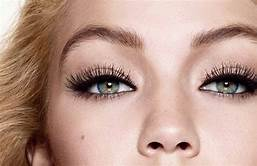
#> input picture esercizio iniziale/img/occhi1.png, 257 x 166 px, found by its file name
$ jupyter execute 'prova_immagine (1).ipynb'
#> lines starting #> are read from the running program, lines starting #| are printed output that depends on the picture
[cell 1]
#LIBRERIE
import numpy as np
import matplotlib.pyplot as plt
#trasformiamo i dati da uno spazio di dimensioni elevate a uno spazio di dimensioni ridotte
#con una perdita minima di informazioni e rimuovendo anche la ridondanza nel set di dati.
from sklearn.decomposition import PCA
import cv2

#lINEARIZZO L'IMMAGINE
def lin_image(base_image):
    (H,W,channel) = np.shape(base_image) #prendo la forma (altezza,dimensione e canali)
    #Numpy squeeze() restituisce l'array di input con il sottoinsieme della dimensione avente una lunghezza uguale a uno rimosso dall'array.
    lin_image = base_image.reshape(H*W,channel).squeeze()  # linearizzo
    return lin_image

#Delinearizzare un'immagine pre-linearizzata
def unlin_image(in_image,H,W):
    (L,channel) = np.shape(in_image) #Prendo la forma e salvo in L
    #Vado a verificare le possibili dimensioni dell'immagine
    if L != H*W:
        raise ValueError('The length of the image does not correspond to the Height and width input') #gestiamo l'eccezione
    # delinearizzo
    base_image = in_image.reshape(H,W,channel).squeeze() #torna alla forma iniziale
    return base_image

## Calcolo il PCA dell'immagine
def PCAImage(image,n_components=1): #spazio dimensionale (?)
    # Ottengo la dimensione dell'immagine
    (H, W, ch) = np.shape(image)

    #Creo un oggetto PCA dalla libreria scikit-learn
    sklearn_pca = PCA(n_components=n_components)

    #Applico il PCA all'immagine linearizzata
    lin_pca = sklearn_pca.fit_transform(lin_image(image))

    #Trasformo l'immagine linearizzata in immagine normale
    out_pca = unlin_image(lin_pca, H, W)

    #cast dell'immagine di output nel formato uint8 (0-255)
    out_pca = np.uint8((out_pca - np.min(out_pca)) * 255 / (np.max(out_pca) - np.min(out_pca))) #varianza/covarianza(?)
    return out_pca


#importo e stampo un immagine
def imageExample():
    #Leggo l'immagine e calcolo la trasformazione in scala di grigi
    input_image =cv2.imread('/content/drive/MyDrive/progettoCV&DL/esercizio iniziale/img/occhi1.png')
#> input_image is the input picture: shape (166, 257, 3); mean B, G, R 141.3, 154, 187.3
    input_image= cv2.cvtColor(input_image, cv2.COLOR_BGR2RGB) #HO MESSO QUESTA RIGA ALTRIMENTI FALSA IL COLORE

    gray_image = cv2.cvtColor(input_image, cv2.COLOR_BGR2GRAY)
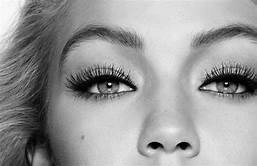
#> gray_image: shape (166, 257); min 0, max 253, mean 154

    pca_image = PCAImage(input_image, n_components=1) #mi cambia il colore pca che va in base alle componenti

    # Il primo grafico mostra l'immagine originale, il secondo in scala di grigi, il terzo con metodo PCA
    plt.figure()
    plt.subplot(1,2,1)
    plt.title('Input image')
    plt.imshow(input_image)


    plt.subplot(2,2,2)
    plt.title('Gray image')
    plt.imshow(gray_image, cmap='gray')

    plt.subplot(2,2,4)
    plt.title('PCA image')
    plt.imshow(pca_image, cmap='gray')
    plt.show()
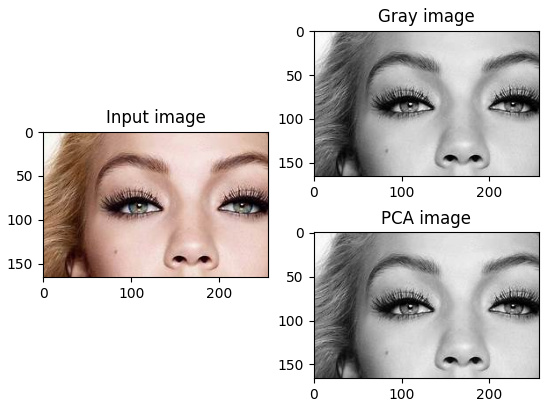
#> figure drawn by matplotlib, 3 panels

## main program
if __name__ == '__main__':
    imageExample()

#L'analisi dei componenti principali (PCA) è una tecnica statistica utilizzata per la riduzione dei dati senza perdere le sue proprietà.
#Fondamentalmente, descrive la composizione di varianze e covarianze attraverso diverse combinazioni lineari delle variabili primarie,
#senza perdere una parte importante dell'informazione originale.

$ run again, with esercizio iniziale/img/colosseo.png copied over esercizio iniziale/img/occhi1.png
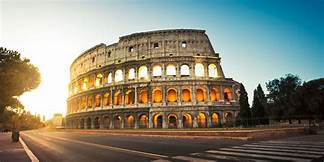
#> input picture esercizio iniziale/img/colosseo.png, 324 x 162 px, found by its file name
#> in imageExample, input_image is the input picture: shape (162, 324, 3); mean B, G, R 120.8, 135.7, 136.9
#> in unlin_image, `base_image = in_image.reshape(H,W,channel).squeeze()`:
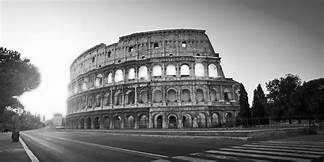
#> base_image: shape (162, 324) float64; min -225.5, max 214.6, mean 0; drawn with min black and max white
#> in imageExample, `plt.show()`:
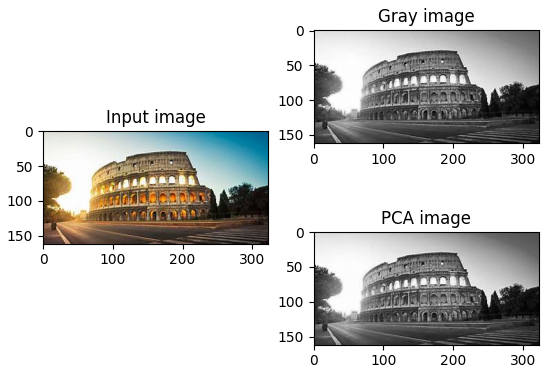
#> figure drawn by matplotlib, 3 panels
